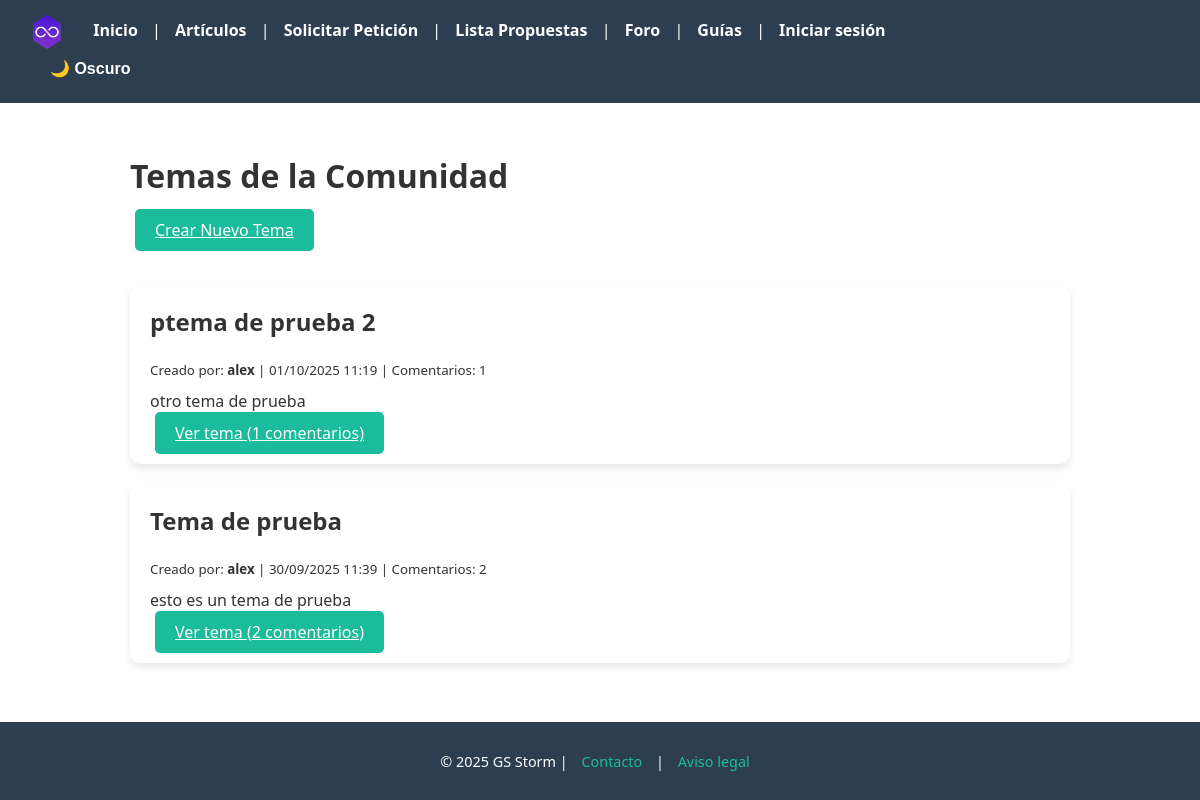
Screenshot of /temas/ with the database file from the repository.
### blog/models.py (models this page shows, shortened)
class Tema(models.Model):
    titulo = models.CharField(max_length=200)
    autor = models.ForeignKey(User, on_delete=models.CASCADE)
    contenido = models.TextField()
    fecha_creacion = models.DateTimeField(auto_now_add=True)

### blog/views.py (the view)
# urls.py: path("temas/", views.lista_temas, name="lista_temas"),
def lista_temas(request):
    temas = Tema.objects.all().order_by('-fecha_creacion')
    return render(request, 'blog/lista_temas.html', {'temas': temas})

### blog/templates/blog/lista_temas.html (shortened to what this page needs)
{% extends "base.html" %}
{% block content %}
<h1 class="mb-4">Temas de la Comunidad</h1>
<div class="d-flex justify-content-between mb-4">
    <a href="{% url 'nuevo_tema' %}" class="btn">Crear Nuevo Tema</a>
</div>
<br>
<br>
<div class="temas-container">
    {% for tema in temas %}
        <div class="article-card mb-3">
            <h2><a style="text-decoration: none;">{{ tema.titulo }}</a></h2>
            <p><small>Creado por: <strong>{{ tema.autor.username }}</strong> | {{ tema.fecha_creacion|date:"d/m/Y H:i" }} | Comentarios: {{ tema.comentarios.count }}</small></p>
            <p>{{ tema.contenido|truncatechars:150 }}</p>
            <a href="{% url 'detalle_tema' tema.id %}" class="btn">Ver tema ({{ tema.comentarios.count }} comentarios)</a>
        </div>
    {% empty %}
        <p>Aún no hay temas creados. ¡Sé el primero en crear uno!</p>
    {% endfor %}
</div>
{% endblock %}

### blog/static/blog/static.css (style rules this page uses)
:root { --bg-color: #ffffff; --text-color: #333; --card-bg: #fff; --header-bg: #2c3e50; --footer-bg: #2c3e50; --link-hover: #1abc9c; --btn-bg: #1abc9c; --btn-hover: #16a085; --form-bg: #fff; --from-bg-cs:#2c3e50; }
html, body { min-height: 100vh; margin: 0; display: flex; flex-direction: column; font-family: 'Segoe UI', Tahoma, Geneva, Verdana, sans-serif; background-color: var(--bg-color); color: var(--text-color); }
button, .btn { background-color: var(--btn-bg); color: white; border: none; padding: 10px 20px; margin: 5px; border-radius: 5px; cursor: pointer; transition: 0.3s; }
.article-card { background: var(--card-bg); border-radius: 10px; padding: 20px; box-shadow: 0px 4px 8px rgba(0, 0, 0, 0.1); transition: transform 0.2s, box-shadow 0.2s; }
.article-card h2 { margin-top: 0; color: var(--text-color); }
.article-card p { margin: 10px 0; color: var(--text-color); }

### blog/templates/blog/lista_temas.html (style rules this page uses)
.temas-container { display: flex; flex-direction: column; gap: 20px; }

### rows the page displays
Tema: titulo "ptema de prueba 2", autor.username "alex", fecha_creacion "01/10/2025 11:19", comentarios.count "1", contenido "otro tema de prueba"
Tema: titulo "Tema de prueba", autor.username "alex", fecha_creacion "30/09/2025 11:39", comentarios.count "2", contenido "esto es un tema de prueba"
